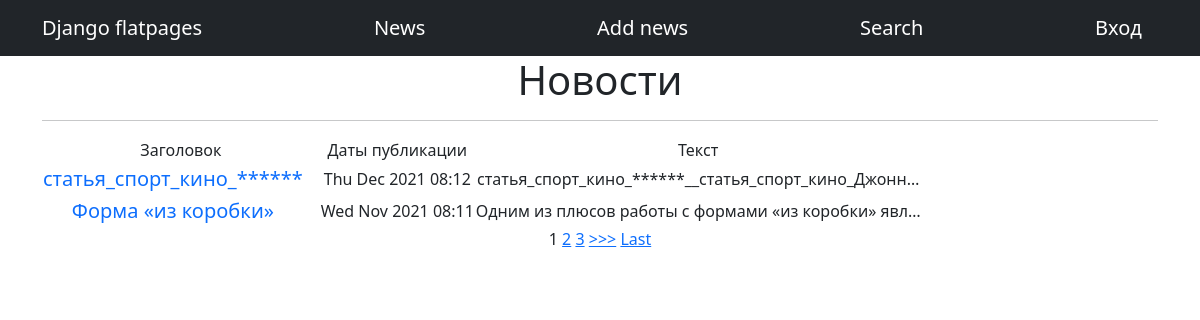
The page / on the database its author committed.
### NewsPortal/models.py (models this page shows, shortened)
class Post(models.Model):
    article = 'a'
    news = 'n'
    POST_TYPE = [
        (article, "Статья"),
        (news, "Новость")
    ]
    author = models.ForeignKey(Author, on_delete = models.CASCADE)
    post_type = models.CharField(max_length = 1, choices = POST_TYPE, default = article)
    created = models.DateTimeField(auto_now_add = True)
    cats = models.ManyToManyField(Category, through = 'PostCategory')
    title = models.CharField(max_length = 256)
    text = models.TextField()
    rating = models.IntegerField(default = 0)

### NewsPortal/views.py (the view)
# urls.py: path('', PostList.as_view()),
class PostList(ListView):
    model = Post
    template_name = 'news.html'
    context_object_name = 'news'
    queryset = Post.objects.order_by('-created')
    paginate_by = 2

### NewsPortal/templatetags/custom_filters.py (called while the page is built)
@register.filter(name='censor')
def censor(value):
    for st in censors:
        value = value.replace(st, str(len(st)*'*'))
    return value

### templates/news.html (shortened to what this page needs)
{% extends 'flatpages/default.html' %}
{% load custom_filters %}
{% block content %}
    <h1>Новости</h1>
    <hr>
    {% if news %}
        <table>
            <tr>
                <td>
                    Заголовок
                </td>
                <td>
                    Даты публикации
                </td>
                <td>
                    Текст
                </td>
            </tr>
        {% for new in news %}
            <tr>
                <td>
                    <a class="navbar-brand" href={{ new.pk }}>{{ new.title|censor }}</a>
                <td>
                    {{ new.created| date:'D M Y H:m' }}
                </td>
                <td>
                    {{ new.text|truncatechars:50 |censor }}
                </td>
            </tr>
        {% endfor %}
        </table>
        {% if is_paginated %}
        {% for num in page_obj.paginator.page_range %}
            {% if page_obj.number == num %}
                <a>{{ num }}</a>
            {% elif num > page_obj.number|add:'-3' and num < page_obj.number|add:'3' %}
                <a href="?page={{ num }}">{{ num }}</a>
            {% endif %}
        {% endfor %}
       {% if page_obj.has_next %}
            <a href="?page={{ page_obj.next_page_number }}">>>></a>
            <a href="?page={{ page_obj.paginator.num_pages }}">Last</a>
        {% endif %}
    {% endif %}
    {% else %}
        <h2>Новостей нет!</h2>
    {% endif %}
{% endblock content %}

### rows shown on the page
Post: title|censor "статья_спорт_кино_******", created "Thu Dec 2021 08:12", text|censor "статья_спорт_кино_******__статья_спорт_кино_Джонн…"
Post: title|censor "Форма «из коробки»", created "Wed Nov 2021 08:11", text|censor "Одним из плюсов работы с формами «из коробки» явл…"

### other values the page prints
{{ num }} "1"
{{ num }} "2" "3"
